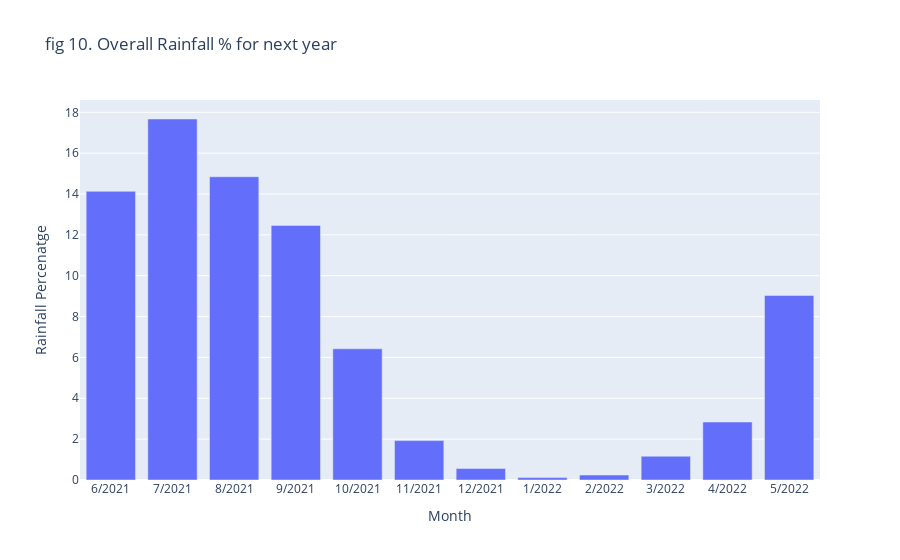

Notebook cell for this chart:
### Code cell
fig = px.bar(result_dataframe,x='Month', y='Rainfall Percenatge', title = 'fig 10. Overall Rainfall % for next year')
fig.show()

### Figure 1 — Plotly figure (JSON) as saved in the notebook; plotly's stock layout.template omitted (floating-point values rounded to 4 significant figures)
{"data": [{"alignmentgroup": "True", "hovertemplate": "Month=%{x}<br>Rainfall Percenatge=%{y}<extra></extra>", "legendgroup": "", "marker": {"color": "#636efa"}, "name": "", "offsetgroup": "", "orientation": "v", "showlegend": false, "textposition": "auto", "type": "bar", "x": ["6/2021", "7/2021", "8/2021", "9/2021", "10/2021", "11/2021", "12/2021", "1/2022", "2/2022", "3/2022", "4/2022", "5/2022"], "xaxis": "x", "y": [14.13, 17.67, 14.85, 12.46, 6.422, 1.928, 0.5609, 0.1165, 0.2437, 1.163, 2.839, 9.031], "yaxis": "y"}], "layout": {"barmode": "relative", "legend": {"tracegroupgap": 0}, "title": {"text": "fig 10. Overall Rainfall % for next year"}, "xaxis": {"anchor": "y", "domain": [0, 1], "title": {"text": "Month"}}, "yaxis": {"anchor": "x", "domain": [0, 1], "title": {"text": "Rainfall Percenatge"}}}}
